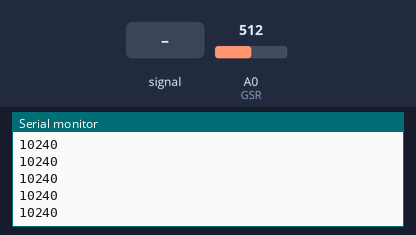
Bench run of a sketch on a simulated Arduino Uno, built with avr-gcc and run on an emulated ATmega328P. Shown: the last lines printed to the serial monitor. The test bench sets the inputs (shaded band); at power-on: A0 (GSR) = 512.

Above: at 1.2 s.
1.3 s: A0 (GSR) fed a 200 Hz sine of ±81 counts around its level
At 2.3 s:
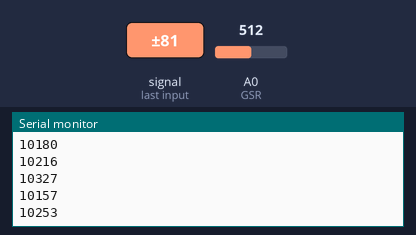
2.8 s: A0 (GSR) set to 716
At 3.5 s:
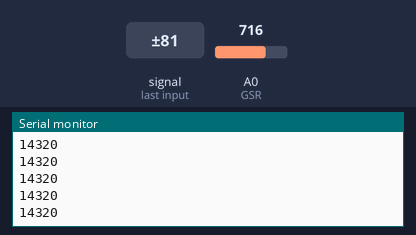
4.3 s: A0 (GSR) fed a 1000 Hz sine of ±255 counts around its level
At 5.2 s:
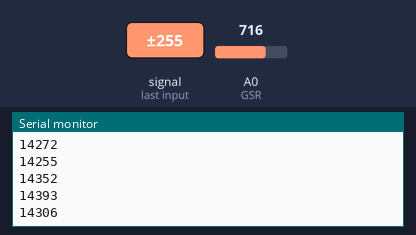
5.8 s: A0 (GSR) set to 900
At 6.9 s:
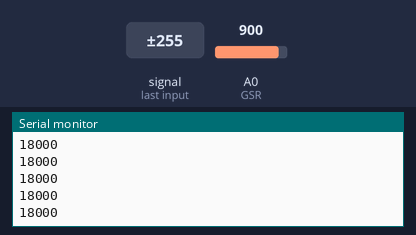
Timing chart, 0 to 8.3 s (numbered marks = the images above; inputs shaded):
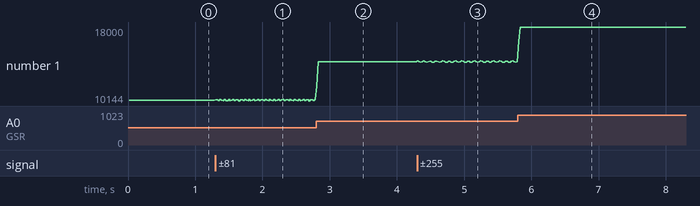

The sketch:

read_data.ino
```cpp
const int GSR=A0;
int sensorValue=0;
int gsr_average=0;
void setup(){
  Serial.begin(9600);
}
void loop(){
  long sum=0;
  for(int i=0;i<200;i++)           //Average the 10 measurements to remove the glitch
      {
      sensorValue=analogRead(GSR);
      sum += sensorValue;
      //delay(5);
      }
   gsr_average = sum/10;
   Serial.println(gsr_average);
}
```

Measured:
- after the input at 1.3 s, the serial monitor: prints a new line at once (image 1)
- after the input at 4.3 s, the serial monitor: prints a new line at once (image 3)
- plotted number 1: 10240 → 10321 after the input at 1.3 s, 14320 → 14310 after the input at 4.3 s
